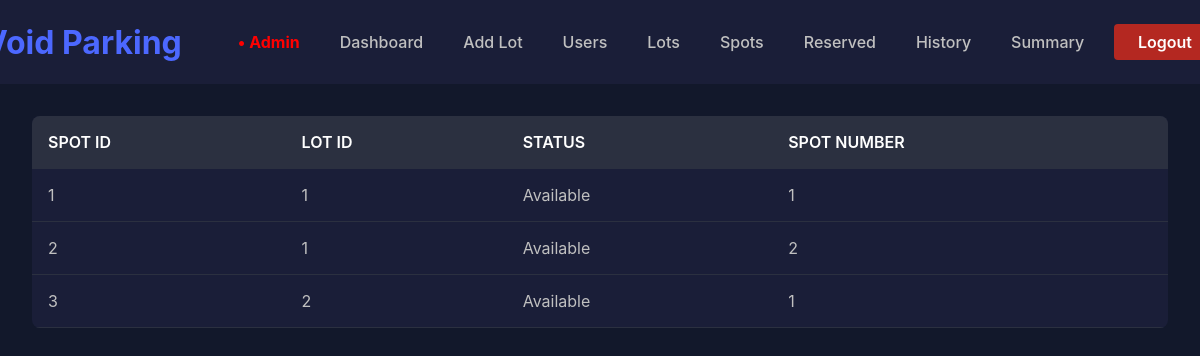
/admin/spots (signed in), run on an earlier commit of the app's database.
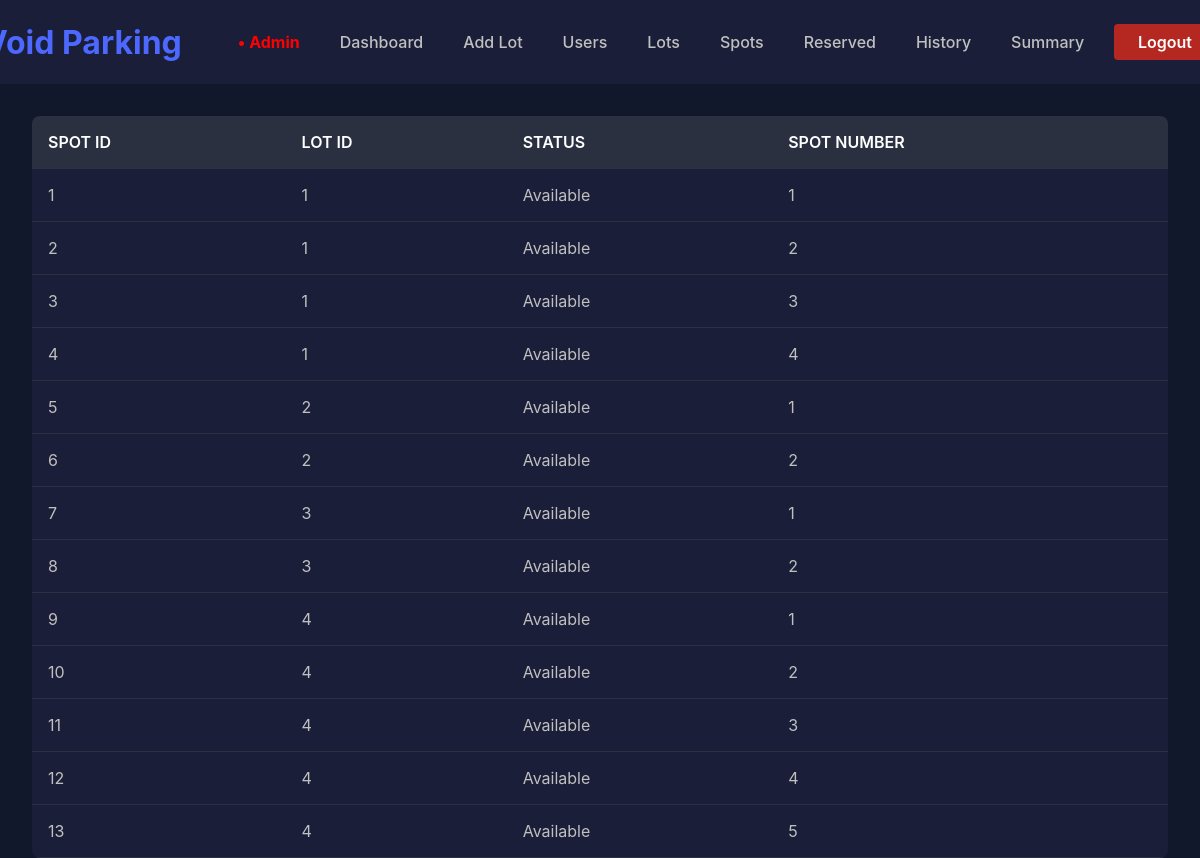
And on a later commit of the database.
### backend/models.py (models this page shows)
class ParkingSpot(db.Model):
  __tablename__ = 'parkingspot'
  id = db.Column(db.Integer, primary_key=True)
  lot_id = db.Column(db.Integer, db.ForeignKey('parkinglot.id'))
  status = db.Column(db.String, nullable=False, default='A')
  spot_num = db.Column(db.Integer, nullable=False)
  bookings = db.relationship('Reserved', backref='spot')

### backend/routes.py (the view)
@main.route('/admin/spots')
def spots():
  if not session.get('admin_status'):
    return render_template('/user/user_error.html', message='Access Denied!')
  spots = ParkingSpot.query.all()
  return render_template('/admin/spots.html', spots=spots)

### templates/admin/spots.html (shortened to what this page needs)
{% extends '/admin/admin_base.html' %}
{% block content %}
{% if spots %}
  <table>
    <tr>
      <th> Spot ID </th>
      <th> Lot ID </th>
      <th> Status </th>
      <th> Spot Number </th>
    </tr>
    {% for spot in spots %}
    <tr>
      <td> {{ spot.id }} </td>
      <td> {{ spot.lot_id }} </td>
      <td> {{ 'Available' if spot.status == 'A' else 'Occupied' }} </td>
      <td> {{ spot.spot_num }} </td>
    </tr>
    {% endfor %}
  </table>
{% else %}
  <p>No spots!</p>
{% endif %}
{% endblock %}

### templates/admin/admin_base.html (shortened to what this page needs)
<!DOCTYPE html>
<html lang="en">
<head>
  <link rel="stylesheet" href="/static/styles.css">
</head>
<body>
  <nav class="navbar">
    <div class="navbar-content">
      <a href="{{ url_for('main.admin_dashboard') }}" class="logo">Void Parking</a>
      <ul>
        <p id="admin">• Admin</p>
        <li> <a href="{{ url_for('main.admin_dashboard') }}">Dashboard</a> </li>
        <li> <a href="{{ url_for('main.add_lot') }}">Add Lot</a> </li>
        <li> <a href="{{ url_for('main.users') }}">Users</a> </li>
        <li> <a href="{{ url_for('main.lots') }}">Lots</a> </li>
        <li> <a href="{{ url_for('main.spots') }}">Spots</a> </li>
        <li> <a href="{{ url_for('main.reserved') }}">Reserved</a> </li>
        <li> <a href="{{ url_for('main.history') }}">History</a> </li>
        <li> <a href="{{ url_for('main.admin_summary') }}">Summary</a> </li>
      </ul>
      <a href="{{ url_for('main.logout') }}" class="logout-btn">Logout</a>
    </div>
  </nav>
  <div class="main-content"> {% block content %} {% endblock %} </div>
</body>
</html>

### static/styles.css (style rules this page uses)
body { margin: 0; font-family: -apple-system, BlinkMacSystemFont, "Segoe UI", Roboto, "Helvetica Neue", Arial, sans-serif; background-color: #12182b; color: #c0c0c0; }
a { color:white; }
.navbar { background-color: #1a1e38; padding: 1rem 0; }
.navbar-content { display: flex; justify-content: space-between; align-items: center; max-width: 1200px; margin: 0 auto; padding: 0 2rem; }
.logo { font-size: 2rem; font-weight: bold; color: #4c68ff; text-decoration: none; margin-left: -3rem; }
.navbar-content ul { list-style: none; margin: 0; padding: 0; display: flex; align-items: center; gap: 2.5rem; margin-left: 2.5rem; margin-right: auto; }
.navbar-content ul li a { color: #c0c0c0; text-decoration: none; font-size: 1rem; font-weight: 500; transition: color 0.3s ease; }
.logout-btn { background-color: #b42821; color: #ffffff; padding: 0.5rem 1.5rem; border-radius: 0.25rem; text-decoration: none; font-weight: 600; transition: background-color 0.3s ease; margin-right: -3rem; }
#admin { color: red; font-weight: bold; margin-left: 1rem; }
.main-content { max-width: 1200px; margin: 0 auto; padding: 0 2rem; }
table { width: 100%; border-collapse: collapse; margin-top: 2rem; background-color: #1a1e38; color: #c0c0c0; border-radius: 0.5rem; overflow: hidden; }
th, td { padding: 1rem; text-align: left; border-bottom: 1px solid #2b3040; }
th { background-color: #2b3040; font-weight: 600; text-transform: uppercase; color: #ffffff; }

What changed in the data, as far as the page shows it:
changed ParkingSpot id 3: lot_id "2" → "1"; spot_num "1" → "3"
added ParkingSpot: id "4", lot_id "1", status "Available", spot_num "4"
added ParkingSpot: id "5", lot_id "2", status "Available", spot_num "1"
added ParkingSpot: id "6", lot_id "2", status "Available", spot_num "2"
added ParkingSpot: id "7", lot_id "3", status "Available", spot_num "1"
added ParkingSpot: id "8", lot_id "3", status "Available", spot_num "2"
added ParkingSpot: id "9", lot_id "4", status "Available", spot_num "1"
added ParkingSpot: id "10", lot_id "4", status "Available", spot_num "2"
added ParkingSpot: id "11", lot_id "4", status "Available", spot_num "3"
added ParkingSpot: id "12", lot_id "4", status "Available", spot_num "4"
added ParkingSpot: id "13", lot_id "4", status "Available", spot_num "5"
